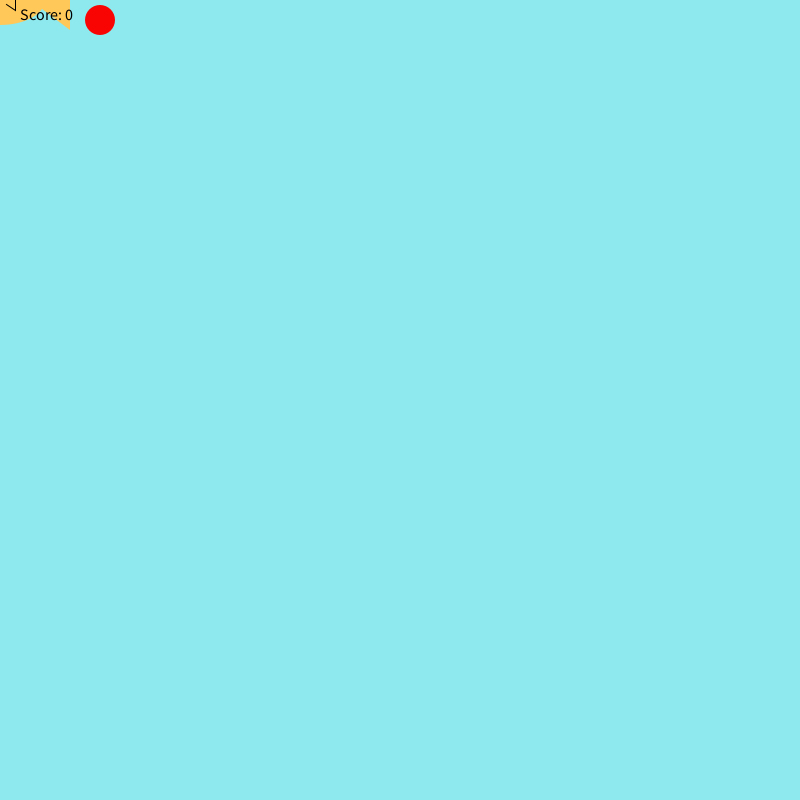
Frame 1 (no input)
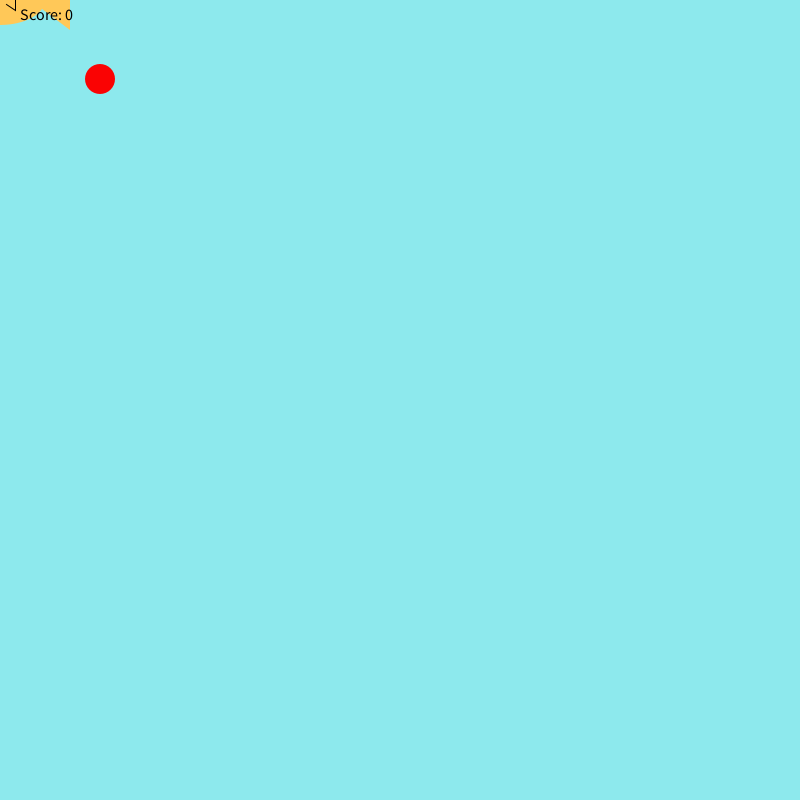
Frame 60 (the mouse pressed at the canvas centre just before this capture)
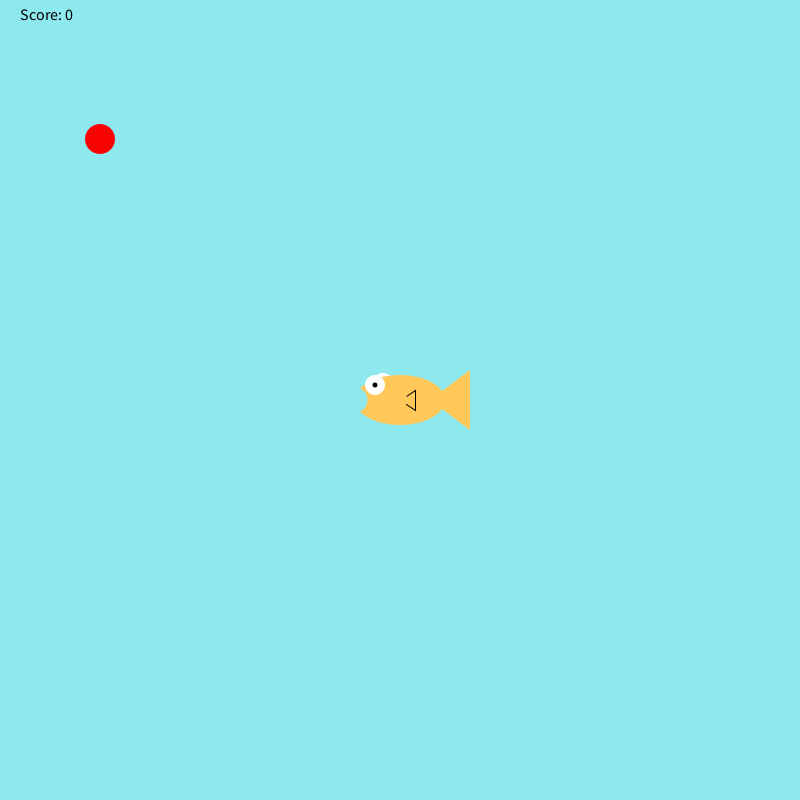
Frame 120 (the mouse held since frame 60 and released just before this capture)

The Processing sketch that drew these frames (run headless with seeded random() and noise(); from frame 60 on, the mouse is pressed at the canvas centre):

// Processing sketch: fishFeeder
// ── fishFeeder.pde
int foodX=100;
int foodY=20;
int score=0;
void setup(){
  size(800, 800);


}
void draw(){
  background(141,233,237);
  drawFish();
  fill(0, 0, 0);
textSize(16);
text("Score: " + score, 20, 20);
fill(#FA0303);
noStroke();
ellipse(foodX, foodY,30,30);
foodY++;
 if(foodY>800){
  foodY=800;
  foodX = (int) random(width-2);
}
checkCatch(foodX,foodY);
if(score>40){
  background(141,233,237);
  textSize(100); 
text("you won!!", 0, 350);


}
}
void drawFish(){
     noStroke();
     fill(255,255,255);
     ellipse(mouseX-17,mouseY-17,20,20); //back side eye
     fill(255,200,88);
     ellipse(mouseX,mouseY,90,50); //body
     triangle(mouseX+30,mouseY,mouseX+70,mouseY+30,mouseX+70,mouseY-30); //tail
     stroke(0);
     triangle(mouseX,mouseY,mouseX+15,mouseY+10,mouseX+15,mouseY-10); //side fin
     noStroke();
     fill(255,200,88);
     ellipse(mouseX,mouseY,15,15); //side fin cover
     noStroke();
     fill(255,255,255);
     ellipse(mouseX-25,mouseY-15,20,20); //front eye
     fill(0,0,0);
     ellipse(mouseX-25,mouseY-15,5,5); //pupil
     fill(141,233,237);
     ellipse(mouseX-45,mouseY,25,25); //mouth
}
void checkCatch(int x, int y){
     if(x > mouseX && x < mouseX+70){
          if(y > mouseY-17 && y < mouseY+30){
               score++;
               foodY = 20; //if the food was eaten, make more food fall from the top
               foodX = (int) random(width-20);
          }
     }
     else if (foodY > height && score > 0){
          score--;
     }
}
